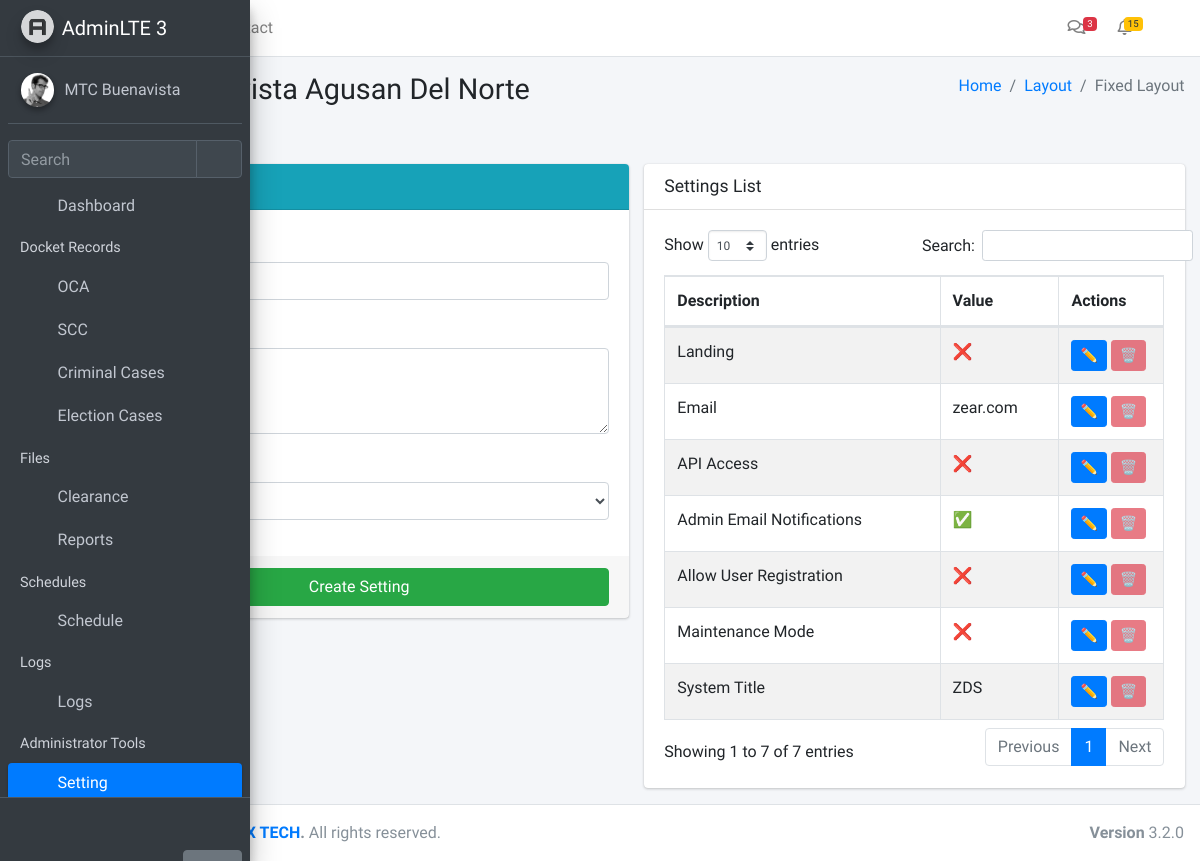
The page /settings/ (signed in) on the database as committed earlier.
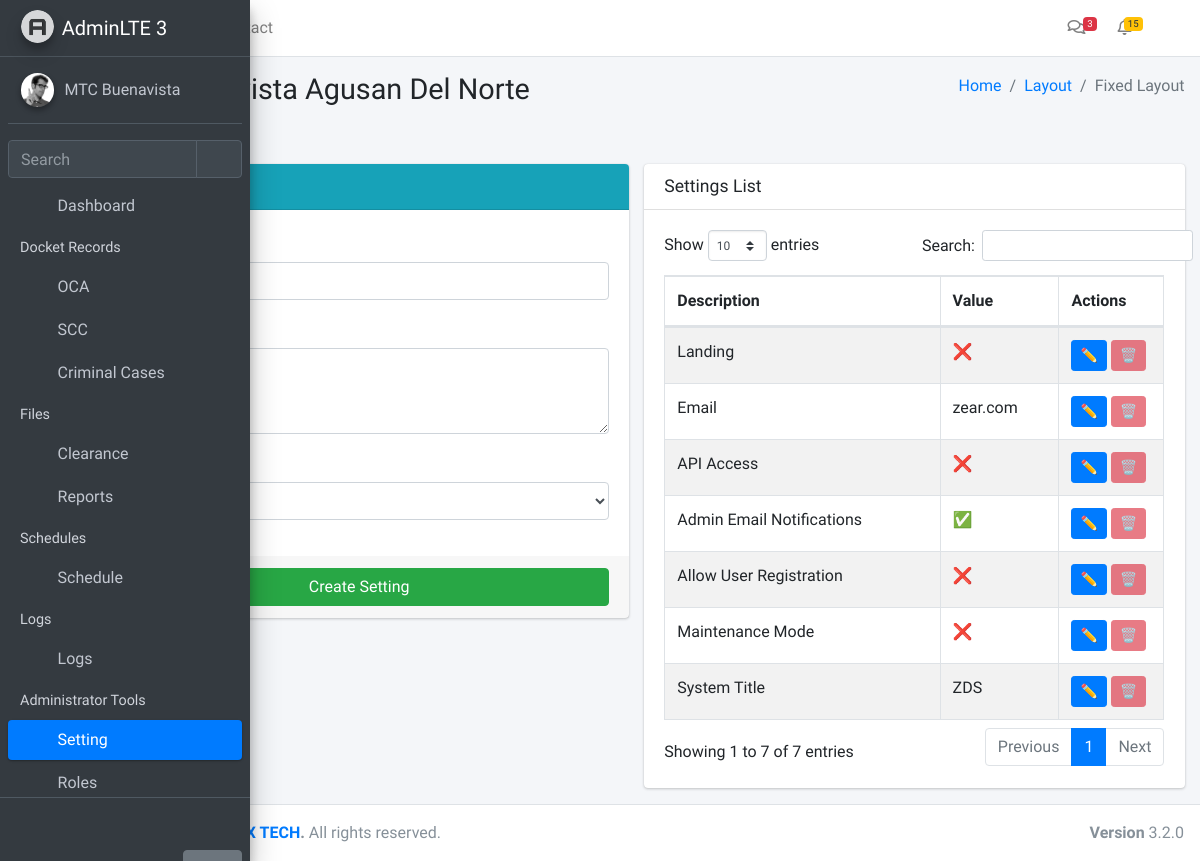
The same page on the database as committed later.
### app/models.py (models this page shows)
class Module(db.Model):
    __tablename__ = 'modules'
    id = db.Column(db.Integer, primary_key=True)
    name = db.Column(db.String(255), nullable=False)
    icon = db.Column(db.String(255), nullable=False)
    description = db.Column(db.Text, nullable=True)
    url = db.Column(db.String(255), nullable=True)
    created_at = db.Column(db.DateTime, default=datetime.utcnow)
    updated_at = db.Column(db.DateTime, default=datetime.utcnow, onupdate=datetime.utcnow)

class Setting(db.Model):
    __tablename__ = 'settings'
    id = db.Column(db.Integer, primary_key=True)
    function_desc = db.Column(db.String(255), nullable=False)
    function = db.Column(db.Text, nullable=False)
    type = db.Column(db.Enum('frontend', 'backend', name='setting_type'), nullable=False)
    created_at = db.Column(db.DateTime, default=datetime.utcnow)
    updated_at = db.Column(db.DateTime, default=datetime.utcnow, onupdate=datetime.utcnow)

### app/routes/settings.py (the view)
@settings_bp.route('/')
@login_required
@require_module(4)
def settings():
    settings = Setting.query.order_by(Setting.created_at.desc()).all()
    return render_template('settings/index.html', settings=settings)

### app/__init__.py (called while the page is built)
def create_app():
    app = Flask(__name__)
    app.config.from_object(Config)
    db.init_app(app)
    login_manager.init_app(app)
    login_manager.login_view = 'auth.login'
    from app.models import User, Setting, Module
    @login_manager.user_loader
    def load_user(user_id):
        return User.query.get(int(user_id))
    @app.context_processor
    def inject_globals():
        modules = Module.query.all()
        user_modules = []
        if current_user.is_authenticated and current_user.role:
            user_modules = current_user.role.modules
        settings = {s.function_desc: s.function for s in Setting.query.all()}
        return dict(modules=modules, user_modules=user_modules, settings=settings)
    from app.routes import blueprints
    for bp in blueprints:
        app.register_blueprint(bp)
    with app.app_context():
        db.create_all()
    return app

### app/templates/settings/index.html (shortened to what this page needs)
{% extends "layouts/layout1.html" %}
{% block content %}
<section class="col-lg-6 connectedSortable">
  <div class="card card-info">
    <div class="card-header">
      <h3 class="card-title">Create Setting</h3>
    </div>
    <form method="POST" action="{{ url_for('settings.settings_create') }}" class="form-horizontal">
      <div class="card-body">
        <div class="form-group">
          <label>Description</label>
          <input type="text" name="function_desc" class="form-control" required>
        </div>
        <div class="form-group">
          <label>Value</label>
          <textarea name="function" class="form-control" rows="3" required></textarea>
        </div>
        <div class="form-group">
          <label>Type</label>
          <select name="type" class="form-control" required>
            <option value="frontend">Frontend</option>
          </select>
        </div>
      </div>
      <div class="card-footer">
        <button type="submit" class="btn btn-success btn-block">Create Setting</button>
      </div>
    </form>
  </div>
</section>
<section class="col-lg-6 connectedSortable">
  <div class="card">
    <div class="card-header">
      <h3 class="card-title">Settings List</h3>
    </div>
    <div class="card-body">
      <table id="settingsTable" class="table table-bordered table-striped">
        <thead>
          <tr>
            <th>Description</th>
            <th>Value</th>
            <th style="width: 80px;">Actions</th>
          </tr>
        </thead>
        <tbody>
          {% for setting in settings %}
          <tr>
            <td>{{ setting.function_desc }}</td>
            <td style="max-width: 300px; ">
              {% if setting.function == '0' %}
              ❌
              {% elif setting.function == '1' %}
              ✅
              {% else %}
              {{ setting.function }}
              {% endif %}
            </td>
            <td>
             {% if current_user.is_authenticated and current_user.role.id == 1 and current_user.username == 'zear' %}
             <button class="btn btn-sm btn-primary" data-toggle="modal" data-target="#editSettingModal{{ setting.id }}">✏️</button>
             <form action="{{ url_for('settings.settings_delete', setting_id=setting.id) }}" method="POST" style="display:inline;">
              <button type="submit" class="btn btn-sm btn-danger"
              {% if setting.id in [1,2,3,4,5,6,7,8] %} disabled title="Protected setting"{% endif %}
              onclick="return confirm('Delete this setting?')">
              🗑️
            </button>
          </form>
          {% endif %}
        </td>
      </tr>
      {% endfor %}
    </tbody>
  </table>
</div>
</div>
</section>
{% endblock %}

### app/templates/layouts/partials/navbar.html (shortened to what this page needs)
<nav class="mt-2">
  <ul class="nav nav-pills nav-sidebar flex-column nav-child-indent" data-widget="treeview" role="menu" data-accordion="false">
    <li class="nav-item">
      <a href="/dashboard" class="nav-link">
        <i class="nav-icon fas fa-tachometer-alt"></i>
        <p>Dashboard</p>
      </a>
    </li>
{% if user_modules %}
  <li class="nav-header">Docket Records</li>
  {% set standalone_modules = modules
    | selectattr('id', 'in', user_modules)
    | selectattr('id', 'in', [6,7,9,10])
    | list %}
  {% for m in standalone_modules %}
    <li class="nav-item">
      <a href="/{{ m.url }}" class="nav-link">
        <i class="nav-icon fa {{ m.icon }}"></i>
        <p>{{ m.name }}</p>
      </a>
    </li>
  {% endfor %}
{% endif %}
{% set cert_modules = modules
  | selectattr('id', 'in', user_modules)
  | selectattr('id', 'in', [5,16])
  | list %}
{% if cert_modules %}
  <li class="nav-header">Files</li>
   {% for m in cert_modules %}
        <li class="nav-item">
          <a href="/{{ m.url }}" class="nav-link">
            <i class="nav-icon fa {{ m.icon }}"></i>
            <p>{{ m.name }}</p>
          </a>
        </li>
      {% endfor %}
{% endif %}
{% set sched_modules = modules
  | selectattr('id', 'in', user_modules)
  | selectattr('id', 'in', [11,12])
  | list %}
{% if sched_modules %}
  <li class="nav-header">Schedules</li>
  <li class="nav-item {% if request.path in ['/schedule/court', '/schedule/wedding'] %}menu-is-opening menu-open{% endif %}">
    <a href="#" class="nav-link {% if request.path in ['/schedule/court', '/schedule/wedding'] %}active{% endif %}">
      <i class="nav-icon fas fa-calendar-alt"></i>
      <p>
        Schedule
        <i class="right fas fa-angle-left"></i>
      </p>
    </a>
  </li>
{% endif %}
{% set logs_modules = modules
  | selectattr('id', 'in', user_modules)
  | selectattr('id', 'in', [13,14,15])
  | list %}
{% if logs_modules %}
  <li class="nav-header">Logs</li>
  <li class="nav-item">
    <a href="#" class="nav-link">
      <i class="nav-icon fas fa-clipboard-list"></i>
      <p>
        Logs
        <i class="right fas fa-angle-left"></i>
      </p>
    </a>
  </li>
{% endif %}
    {% if user_modules %}
      {% set admin_modules = modules
        | selectattr('id', 'in', user_modules)
        | selectattr('id', 'in', [1,2,3,4])
        | list %}
 {% set admin_paths = ['/roles', '/users', '/modules', '/settings'] %}
{% if admin_modules %}
  <li class="nav-header">Administrator Tools</li>
  <li class="nav-item {% if request.path.rstrip('/') in admin_paths %}menu-is-opening menu-open{% endif %}">
    <a href="#"
       class="nav-link {% if request.path.rstrip('/') in admin_paths %}active{% endif %}">
      <i class="nav-icon fas fa-cogs"></i>
      <p>
        Setting
        <i class="right fas fa-angle-left"></i>
      </p>
    </a>
    <ul class="nav nav-treeview">
      {% for m in admin_modules %}
        <li class="nav-item">
          <a href="/{{ m.url }}"
             class="nav-link {% if request.path.rstrip('/') == '/' ~ m.url %}active{% endif %}">
            <i class="nav-icon fa {{ m.icon }}"></i>
            <p>{{ m.name }}</p>
          </a>
        </li>
      {% endfor %}
    </ul>
  </li>
{% endif %}
    {% endif %}
  </ul>
</nav>

Rows that differ between the two databases and show on the page:
no longer on this page (row unchanged): Module: name "Election Cases"
changed Module "Clearance": icon "fa-certificate" → "fa-file-alt" (drawn)
now on this page (row unchanged): Module: name "Roles"
